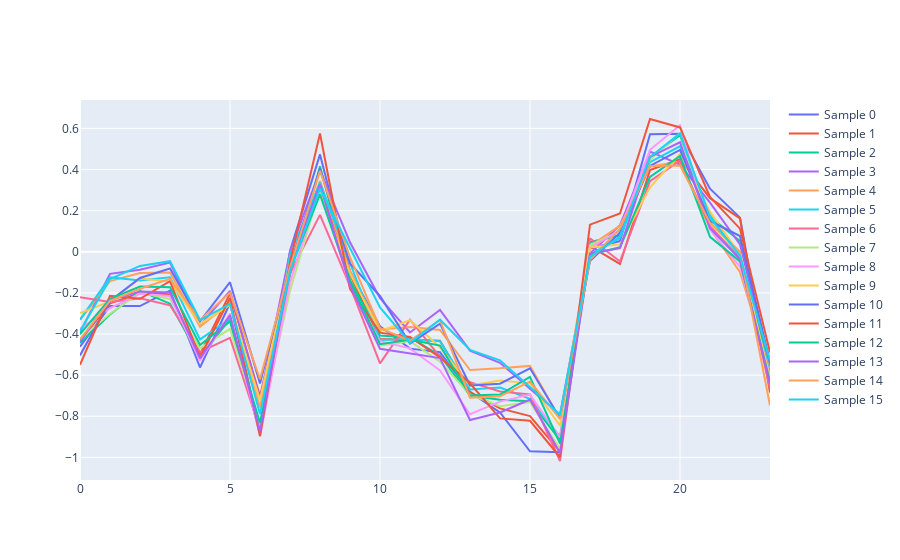

The cell this chart's notebook holds for it:
### Code cell
import plotly.graph_objects as go

traces = []
for i, sample in enumerate(samples):
    traces.append({"y": sample, "name": f"Sample {i}"})

go.Figure(data=traces)
